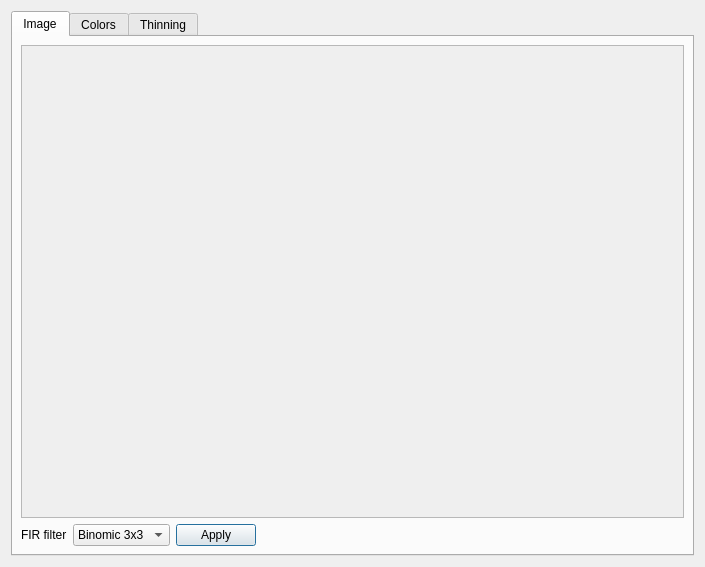
<?xml version="1.0" encoding="UTF-8"?>
<ui version="4.0">
 <class>mainForm</class>
 <widget class="QDialog" name="mainForm">
  <property name="geometry">
   <rect>
    <x>0</x>
    <y>0</y>
    <width>705</width>
    <height>567</height>
   </rect>
  </property>
  <property name="windowTitle">
   <string>Contour Vectorizer</string>
  </property>
  <layout class="QVBoxLayout" name="verticalLayout">
   <item>
    <widget class="QTabWidget" name="mainTabWidget">
     <property name="tabShape">
      <enum>QTabWidget::Rounded</enum>
     </property>
     <property name="currentIndex">
      <number>0</number>
     </property>
     <widget class="QWidget" name="imageTab">
      <attribute name="title">
       <string>Image</string>
      </attribute>
      <layout class="QVBoxLayout">
       <property name="spacing">
        <number>6</number>
       </property>
       <property name="leftMargin">
        <number>8</number>
       </property>
       <property name="topMargin">
        <number>8</number>
       </property>
       <property name="rightMargin">
        <number>8</number>
       </property>
       <property name="bottomMargin">
        <number>8</number>
       </property>
       <item>
        <widget class="cove::ImageView" name="imageView"/>
       </item>
       <item>
        <layout class="QHBoxLayout">
         <property name="spacing">
          <number>6</number>
         </property>
         <property name="leftMargin">
          <number>0</number>
         </property>
         <property name="topMargin">
          <number>0</number>
         </property>
         <property name="rightMargin">
          <number>0</number>
         </property>
         <property name="bottomMargin">
          <number>0</number>
         </property>
         <item>
          <widget class="QLabel" name="label_2">
           <property name="text">
            <string>FIR filter</string>
           </property>
          </widget>
         </item>
         <item>
          <widget class="QComboBox" name="firFilterComboBox">
           <item>
            <property name="text">
             <string>Binomic 3x3</string>
            </property>
           </item>
           <item>
            <property name="text">
             <string>Binomic 5x5</string>
            </property>
           </item>
           <item>
            <property name="text">
             <string>Box 3x3</string>
            </property>
           </item>
           <item>
            <property name="text">
             <string>Box 5x5</string>
            </property>
           </item>
          </widget>
         </item>
         <item>
          <widget class="QPushButton" name="applyFIRFilterPushButton">
           <property name="text">
            <string>Apply</string>
           </property>
          </widget>
         </item>
         <item>
          <spacer>
           <property name="orientation">
            <enum>Qt::Horizontal</enum>
           </property>
           <property name="sizeHint" stdset="0">
            <size>
             <width>40</width>
             <height>20</height>
            </size>
           </property>
          </spacer>
         </item>
        </layout>
       </item>
      </layout>
     </widget>
     <widget class="QWidget" name="colorsTab">
      <attribute name="title">
       <string>Colors</string>
      </attribute>
      <layout class="QVBoxLayout">
       <property name="spacing">
        <number>6</number>
       </property>
       <property name="leftMargin">
        <number>8</number>
       </property>
       <property name="topMargin">
        <number>8</number>
       </property>
       <property name="rightMargin">
        <number>8</number>
       </property>
       <property name="bottomMargin">
        <number>8</number>
       </property>
       <item>
        <layout class="QHBoxLayout">
         <property name="spacing">
          <number>6</number>
         </property>
         <property name="leftMargin">
          <number>0</number>
         </property>
         <property name="topMargin">
          <number>0</number>
         </property>
         <property name="rightMargin">
          <number>0</number>
         </property>
         <property name="bottomMargin">
          <number>0</number>
         </property>
         <item>
          <widget class="QLabel" name="textLabel1">
           <property name="text">
            <string>Classify colors into</string>
           </property>
          </widget>
         </item>
         <item>
          <widget class="QSpinBox" name="howManyColorsSpinBox">
           <property name="minimum">
            <number>2</number>
           </property>
           <property name="value">
            <number>8</number>
           </property>
          </widget>
         </item>
         <item>
          <widget class="QLabel" name="textLabel1_2">
           <property name="text">
            <string>groups</string>
           </property>
          </widget>
         </item>
         <item>
          <widget class="QPushButton" name="runClassificationButton">
           <property name="toolTip">
            <string>Run colors classification now.</string>
           </property>
           <property name="text">
            <string>Now</string>
           </property>
           <property name="default">
            <bool>true</bool>
           </property>
          </widget>
         </item>
         <item>
          <spacer>
           <property name="orientation">
            <enum>Qt::Horizontal</enum>
           </property>
           <property name="sizeType">
            <enum>QSizePolicy::Expanding</enum>
           </property>
           <property name="sizeHint" stdset="0">
            <size>
             <width>51</width>
             <height>20</height>
            </size>
           </property>
          </spacer>
         </item>
         <item>
          <widget class="QPushButton" name="classificationOptionsButton">
           <property name="toolTip">
            <string>Set the classification options and parameters.</string>
           </property>
           <property name="text">
            <string>Classification options</string>
           </property>
          </widget>
         </item>
         <item>
          <widget class="QPushButton" name="initialColorsButton">
           <property name="toolTip">
            <string>Set the initial colors - select random colors options or set the predefined ones.</string>
           </property>
           <property name="text">
            <string>Initial colors</string>
           </property>
          </widget>
         </item>
         <item>
          <spacer>
           <property name="orientation">
            <enum>Qt::Horizontal</enum>
           </property>
           <property name="sizeType">
            <enum>QSizePolicy::Expanding</enum>
           </property>
           <property name="sizeHint" stdset="0">
            <size>
             <width>40</width>
             <height>20</height>
            </size>
           </property>
          </spacer>
         </item>
         <item>
          <widget class="QLabel" name="learnQualityLabel">
           <property name="text">
            <string>LQ: -</string>
           </property>
          </widget>
         </item>
        </layout>
       </item>
       <item>
        <widget class="QGroupBox" name="colorButtonsGroup">
         <property name="minimumSize">
          <size>
           <width>0</width>
           <height>100</height>
          </size>
         </property>
         <property name="toolTip">
          <string>Select colors in the image by clicking appropriate color buttons then follow to the Thinning tab.</string>
         </property>
         <property name="title">
          <string>Colors found</string>
         </property>
         <layout class="QGridLayout">
          <property name="leftMargin">
           <number>10</number>
          </property>
          <property name="topMargin">
           <number>10</number>
          </property>
          <property name="rightMargin">
           <number>10</number>
          </property>
          <property name="bottomMargin">
           <number>10</number>
          </property>
          <property name="spacing">
           <number>6</number>
          </property>
         </layout>
        </widget>
       </item>
       <item>
        <widget class="cove::ImageView" name="classifiedColorsView"/>
       </item>
      </layout>
     </widget>
     <widget class="QWidget" name="thinningTab">
      <attribute name="title">
       <string>Thinning</string>
      </attribute>
      <layout class="QVBoxLayout">
       <property name="spacing">
        <number>6</number>
       </property>
       <property name="leftMargin">
        <number>8</number>
       </property>
       <property name="topMargin">
        <number>8</number>
       </property>
       <property name="rightMargin">
        <number>8</number>
       </property>
       <property name="bottomMargin">
        <number>8</number>
       </property>
       <item>
        <layout class="QHBoxLayout">
         <property name="spacing">
          <number>2</number>
         </property>
         <property name="leftMargin">
          <number>0</number>
         </property>
         <property name="topMargin">
          <number>0</number>
         </property>
         <property name="rightMargin">
          <number>0</number>
         </property>
         <property name="bottomMargin">
          <number>0</number>
         </property>
         <item>
          <widget class="QPushButton" name="runErosionButton">
           <property name="toolTip">
            <string>Perform morphological erosion. Removes border pixels of objects in the image.</string>
           </property>
           <property name="text">
            <string>Erode</string>
           </property>
          </widget>
         </item>
         <item>
          <widget class="QPushButton" name="runDilationButton">
           <property name="toolTip">
            <string>Perform morphological dilation. Enlarges objects in the image by addng pixels to its border.</string>
           </property>
           <property name="text">
            <string>Dilate</string>
           </property>
          </widget>
         </item>
         <item>
          <spacer>
           <property name="orientation">
            <enum>Qt::Horizontal</enum>
           </property>
           <property name="sizeType">
            <enum>QSizePolicy::Expanding</enum>
           </property>
           <property name="sizeHint" stdset="0">
            <size>
             <width>100</width>
             <height>23</height>
            </size>
           </property>
          </spacer>
         </item>
         <item>
          <widget class="QPushButton" name="runThinningButton">
           <property name="toolTip">
            <string>Perform Rosenfeld's thinning.</string>
           </property>
           <property name="text">
            <string>Thin lines</string>
           </property>
          </widget>
         </item>
         <item>
          <widget class="QPushButton" name="runPruningButton">
           <property name="toolTip">
            <string>Perform morphological pruning - line endpoint removal.</string>
           </property>
           <property name="text">
            <string>Prune</string>
           </property>
          </widget>
         </item>
         <item>
          <spacer>
           <property name="orientation">
            <enum>Qt::Horizontal</enum>
           </property>
           <property name="sizeType">
            <enum>QSizePolicy::Expanding</enum>
           </property>
           <property name="sizeHint" stdset="0">
            <size>
             <width>150</width>
             <height>20</height>
            </size>
           </property>
          </spacer>
         </item>
         <item>
          <widget class="QPushButton" name="bwImageHistoryBack">
           <property name="toolTip">
            <string>Undo last operation.</string>
           </property>
           <property name="text">
            <string>Undo</string>
           </property>
          </widget>
         </item>
         <item>
          <widget class="QPushButton" name="bwImageHistoryForward">
           <property name="toolTip">
            <string>Redo last operation.</string>
           </property>
           <property name="text">
            <string>Redo</string>
           </property>
          </widget>
         </item>
         <item>
          <widget class="QPushButton" name="bwImageSaveButton">
           <property name="toolTip">
            <string>Save currently viewed image to a file.</string>
           </property>
           <property name="text">
            <string>Save B/W image</string>
           </property>
          </widget>
         </item>
        </layout>
       </item>
       <item>
        <layout class="QHBoxLayout">
         <property name="spacing">
          <number>2</number>
         </property>
         <property name="leftMargin">
          <number>0</number>
         </property>
         <property name="topMargin">
          <number>0</number>
         </property>
         <property name="rightMargin">
          <number>0</number>
         </property>
         <property name="bottomMargin">
          <number>0</number>
         </property>
         <item>
          <spacer>
           <property name="orientation">
            <enum>Qt::Horizontal</enum>
           </property>
           <property name="sizeHint" stdset="0">
            <size>
             <width>40</width>
             <height>20</height>
            </size>
           </property>
          </spacer>
         </item>
         <item>
          <widget class="QPushButton" name="createVectorsButton">
           <property name="toolTip">
            <string>Finds straight lines in the image. Do &quot;Thin lines&quot; before this.</string>
           </property>
           <property name="text">
            <string>Create vectors</string>
           </property>
           <property name="flat">
            <bool>false</bool>
           </property>
          </widget>
         </item>
         <item>
          <widget class="QPushButton" name="setVectorizationOptionsButton">
           <property name="toolTip">
            <string>Set joining and speckle size options.</string>
           </property>
           <property name="text">
            <string>Set vectorization options</string>
           </property>
           <property name="flat">
            <bool>false</bool>
           </property>
          </widget>
         </item>
         <item>
          <widget class="QPushButton" name="saveVectorsButton">
           <property name="enabled">
            <bool>false</bool>
           </property>
           <property name="toolTip">
            <string>Add the current vector lines to the map.</string>
           </property>
           <property name="text">
            <string>Add to map</string>
           </property>
           <property name="flat">
            <bool>false</bool>
           </property>
          </widget>
         </item>
        </layout>
       </item>
       <item>
        <widget class="cove::PolygonsView" name="bwImageView"/>
       </item>
      </layout>
     </widget>
    </widget>
   </item>
  </layout>
 </widget>
 <customwidgets>
  <customwidget>
   <class>cove::ImageView</class>
   <extends>QScrollArea</extends>
   <header>app/ImageView.h</header>
   <container>1</container>
  </customwidget>
  <customwidget>
   <class>cove::PolygonsView</class>
   <extends>QScrollArea</extends>
   <header>app/PolygonsView.h</header>
   <container>1</container>
  </customwidget>
 </customwidgets>
 <resources/>
 <connections/>
</ui>
